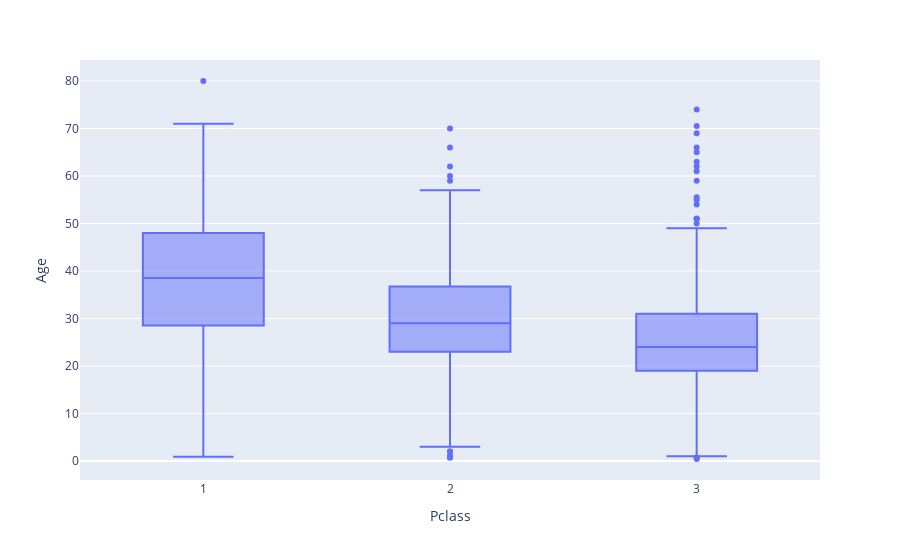

The notebook cell saved with this chart:
### Markdown cell above
#### Use the most appropriate plot to display the summary statistics of `Age` depending on `Pclass`.

### Code cell
# your code here
px.box(t, x="Pclass", y="Age").show()

### Figure 1 — Plotly figure (JSON) as saved in the notebook; plotly's stock layout.template omitted (floating-point values rounded to 4 significant figures; data arrays with more than 128 entries replaced by an {"elided": "..."} marker saying what was removed)
{"data": [{"alignmentgroup": "True", "hovertemplate": "Pclass=%{x}<br>Age=%{y}<extra></extra>", "legendgroup": "", "marker": {"color": "#636efa"}, "name": "", "notched": false, "offsetgroup": "", "orientation": "v", "showlegend": false, "type": "box", "x": {"elided": "887 int values"}, "x0": " ", "xaxis": "x", "y": {"elided": "887 float values"}, "y0": " ", "yaxis": "y"}], "layout": {"boxmode": "group", "legend": {"tracegroupgap": 0}, "margin": {"t": 60}, "xaxis": {"anchor": "y", "domain": [0, 1], "title": {"text": "Pclass"}}, "yaxis": {"anchor": "x", "domain": [0, 1], "title": {"text": "Age"}}}}
